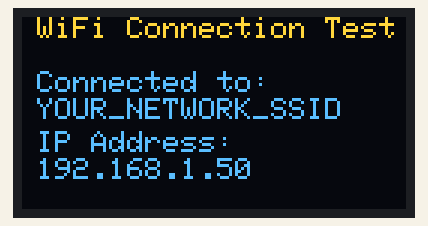
Recording of a sketch running on a simulated ESP32. Shown: 128×64 one-colour display. The OLED is the two-colour kind (top 16 rows yellow); WiFi joins after 1.5 s; servers stay silent unless stated; what the sketch prints to the serial monitor is not drawn.

Above: at 7.6 s.

The sketch:

05-Connectivity.ino
```cpp
// (licence header left out)
#include <Adafruit_GFX.h>
#include <Adafruit_SSD1306.h>
#include <WiFi.h>

// Replace with your network credentials
const char *ssid = "YOUR_NETWORK_SSID";
const char *password = "YOUR_NETWORK_PASSWORD";

// OLED display settings
#define SCREEN_WIDTH 128
#define SCREEN_HEIGHT 64
#define OLED_RESET -1
Adafruit_SSD1306 display(SCREEN_WIDTH, SCREEN_HEIGHT, &Wire, OLED_RESET);

// Variables for WiFi connection and status checking
static unsigned long lastCheckTime = 0;    // Tracks the last time the WiFi status was checked
static unsigned long lastPrintTime = 0;    // Tracks the last time the message was printed
const unsigned long checkInterval = 10000; // Interval to check WiFi status (10 seconds)
const unsigned long printInterval = 5000;  // Interval to print the message (5 seconds)


/////////////////////////// SETUP ///////////////////////////////

void setup()
{

  // Open the serial port for monitoring the connection
  Serial.begin(9600);
  Serial.println("Starting Connectivity program...");
  delay(500);

  // Initialize the OLED display
  if (!display.begin(SSD1306_SWITCHCAPVCC, 0x3C))
  { // 0x3C is the I2C address for the SSD1306
    Serial.println(F("SSD1306 allocation failed"));
    for (;;)
      ;
  }

  // Ensure the speaker is completely turned off after the melody
  display.clearDisplay();
  display.setTextColor(WHITE);
  display.setTextSize(1);
  display.setCursor(5, 0);
  display.print("WiFi Connection Test");
  display.setCursor(5, 18);
  display.print("Connecting to:");
  display.setCursor(5, 27);
  display.print(ssid);
  display.display();

  delay(2000);

  // Connect to Wi-Fi
  WiFi.begin(ssid, password);
  while (WiFi.status() != WL_CONNECTED)
  {
    delay(5000);
    Serial.println("Connecting to WiFi...");
  }

  Serial.println("Connected to WiFi");
  Serial.print("IP Address: ");
  Serial.println(WiFi.localIP());

  display.fillRect(0, 16, SCREEN_WIDTH, 48, BLACK);
  display.setCursor(5, 18);
  display.print("Connected to:");
  display.setCursor(5, 27);
  display.print(ssid);
  display.setCursor(5, 38);
  display.print("IP Address: ");
  display.setCursor(5, 47);
  display.print(WiFi.localIP());
  display.display();
}

void loop()
{

  // Check if it's time to verify the WiFi status
  if (millis() - lastCheckTime >= checkInterval)
  {
    lastCheckTime = millis(); // Update the last check time
    checkWiFiConnection();    // Call the function
  }

  //   // Uncomment the following lines to simulate a disconnection
  // if (WiFi.status() == WL_CONNECTED) {
  //   Serial.println("Simulating disconnection in 10 seconds");
  //   delay(10000);
  //   display.setCursor(15, 57);
  //   display.print("!!DISCONNECTING!!");
  //   display.display();
  //   delay(2000);
  //   WiFi.disconnect(); // Disconnect from WiFi
  // }
}

void checkWiFiConnection()
{

  // Confirm the WiFi is still Connected in the Serial Monitor
  if (WiFi.status() == WL_CONNECTED && millis() - lastPrintTime >= printInterval)
  {
    lastPrintTime = millis();
    Serial.println("WiFi is connected...");
  }

  // WiFi Disconnection alert and reconnect logic
  if (WiFi.status() != WL_CONNECTED) {
    Serial.println("WiFi disconnected. Reconnecting...");

    display.fillRect(0, 16, SCREEN_WIDTH, 48, BLACK);
    display.setCursor(5, 18);
    display.print("Wifi Disconnected");
    display.display();

    // Reconnect to the WiFi
    WiFi.begin(ssid, password);
    while (WiFi.status() != WL_CONNECTED)
    {
      delay(1000);
      Serial.println("Reconnecting to WiFi...");
    }

    Serial.println("Reconnected to WiFi");

    display.fillRect(0, 16, SCREEN_WIDTH, 48, BLACK);
    display.setCursor(5, 18);
    display.print("WiFi Reconnected");
    display.setCursor(5, 27);
    display.print("SSID: ");
    display.println(ssid);
    display.setCursor(5, 38);
    display.print("IP Address:");
    display.setCursor(5, 47);
    display.print(WiFi.localIP());
    display.display();
  }
}

//////////////////////////// Wifi Manager  ///////////////////////////////////

// In addition to the above code, you can use the WiFiManager library to manage WiFi connection through a captive portal, for ease of use we will continue with the hardcoded credentials throught these tutorials.
// This library makes it easier to connect to different networks without hardcoding credentials and allows for custom parameters to be set.

// #include <WiFiManager.h> // Include the WiFiManager library

// // Initialize WiFi Manager
// WiFiManager wifiManager;

// // Declare the WiFi Manager parameter
// char customparam[40] = "";

// // Variables for non-blocking WiFiManager logic
// static unsigned long lastReconnectAttempt = 0;
// const unsigned long reconnectInterval = 10000; // Interval to attempt reconnection (10 seconds)
// static unsigned long lastPrintTime = 0; // Tracks the last time the message was printed
// const unsigned long printInterval = 5000; // Interval to print the message (5 seconds)

// void setup() {
//   // Initialize Serial for debugging
//   Serial.begin(9600);

//   // Custom parameter for WiFiManager
//   WiFiManagerParameter custom_text("customparam", "Custom Parameter", customparam, 40);
//   wifiManager.addParameter(&custom_text);

//   // Uncomment the next line to reset WiFi settings
//   // wifiManager.resetSettings();

//   // Attempt to connect to WiFi using WiFiManager
//   if (!wifiManager.autoConnect("WiFi_Test")) {
//     Serial.println("Failed to connect to WiFi. Retrying...");
//   } else {
//     Serial.println("Connected to WiFi");
//   }

//   // Save custom parameter value
//   strcpy(customparam, custom_text.getValue());

//   // If custom parameter is found, print it to the serial monitor
//   if (strlen(customparam) > 0) {
//     Serial.print("Custom parameter was entered, custom parameter used: ");
//     Serial.println(customparam);
//   } else {
//     // Use the hardcoded parameter if blank
//     strcpy(customparam, "hardcodedParam");
//     Serial.print("No custom parameter was added, hardcoded parameter used: ");
//     Serial.println(customparam);
//   }
// }

// void loop() {
//   // Non-blocking logic for WiFiManager reconnection
//   if (WiFi.status() != WL_CONNECTED) {
//     if (millis() - lastReconnectAttempt >= reconnectInterval) {
//       lastReconnectAttempt = millis(); // Update the last reconnect attempt time
//       Serial.println("WiFi disconnected. Attempting to reconnect...");

//       // Attempt to reconnect using WiFiManager
//       if (!wifiManager.autoConnect("WiFi_Test")) {
//         Serial.println("Failed to reconnect to WiFi. Retrying...");
//       } else {
//         Serial.println("Reconnected to WiFi");
//       }
//     }
//   } else {
//     // Print "WiFi is connected..."every 20 seconds
//   if (millis() - lastPrintTime >= printInterval) {
//     lastPrintTime = millis(); // Update the last print time
//     Serial.println("WiFi is connected...");
//   }
//   }

//   // Add other non-blocking tasks here
//}
```
